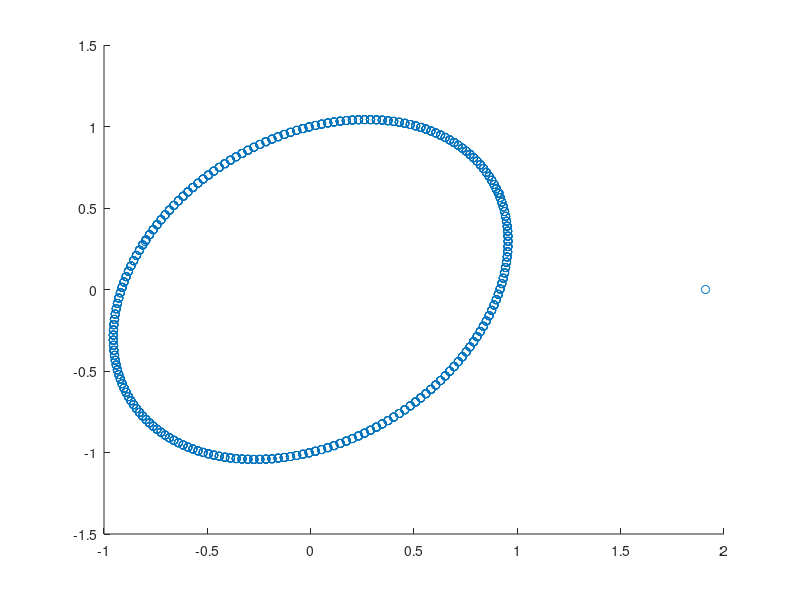
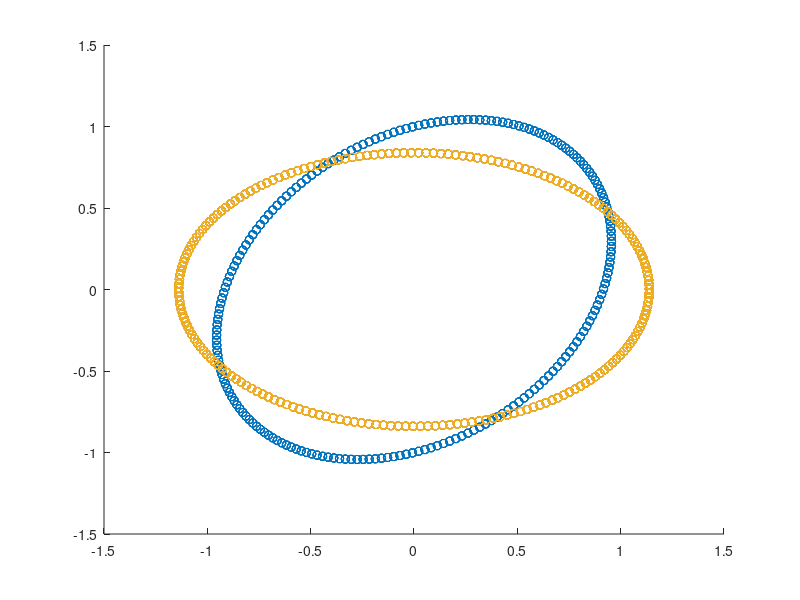

MATLAB code to generate these figures, in order:
% Frequency of source
freq = 2000;

% Sampling rate
samp_rate = 39.8e3;

% Analong over sample rate
OSR = 16;

% Determine sample rate of simulation
sim_rate = samp_rate*OSR;

% Number of received samples
N = 1024;

% Time axis for simulation data
n = 0:(N*OSR-1);

% Create transmitted signal
x = exp(1i*2*pi*freq/sim_rate*n);

% I/Q Magnitude Imbalance
eps = 0;

% I/Q Phase Imbalance
phi = 0.3 %pi/4; %3*pi/16 + pi;

% Carrier Frequency
fc = 0.3;

% Mix signal to carrier frequency
tx_sig = real(x)*(1+eps).*cos(2*pi*fc*n+phi)-imag(x).*sin(2*pi*fc*n);

% Arbitrary Scale Factor to Simplify Math
tx_sig = tx_sig*2;

% Mix and LPF signal
rx_sig = tx_sig.*exp(-1i*2*pi*fc*n);
h = fir1(31,fc);
rx_sig = filtfilt(h,1,rx_sig);

% Decimate to get back to sampled signal
rx_sig = rx_sig(1:OSR:end);

% Create plot of constellation
figure(1); clf;
scatter(real(rx_sig),imag(rx_sig));
% xlim([-1.5 1.5])
% ylim([-1.5 1.5])

% Generate received signal based on formulas stated in homework submission
ar = (1+eps)*cos(phi);
ai = 1i*(1+eps)*sin(phi)+1;
ai_mag = abs(ai);
ai_phase = angle(ai);
f = freq/samp_rate;
x = ar*cos(2*pi*f*(0:999)) + 1i*ai_mag*sin(2*pi*f*(0:999)+ai_phase);

% Create scatter plot with received signal
figure(2); clf;
scatter(real(x),imag(x))
hold on;

% Show form in problem is mathematically equivalent
ai_mag = sqrt(1+(1+eps)^2*sin(phi)^2);
ai_phase = atan((1+eps)*sin(phi));
% x = ar*cos(2*pi*f*(0:999)) + 1i*ai_mag*sin(2*pi*f*(0:999)+ai_phase);
% theta = phi/2+pi/4-3*pi/2
% 0.5*atan2(sin(2*phi),(cos(2*phi)-1))]
n = mod(round(mod(phi/(2*pi),1)*4),4)
% if n == 2
%     n = 0;
% end
n = 0
theta = 0.5*atan(((1+eps)^2*sin(2*phi))/((1+eps)^2*cos(2*phi)-1)) + n*pi/2;
theta = phi/2 + pi/4;
% if (sign(cos(theta)) ~= sign(cos(phi-theta)))
%     error('Bad Rotation Angle');
% end
% theta/pi
t = 0:999;
a1_mag = sqrt((1+eps)^2*cos(phi-theta)^2+sin(theta)^2);
a2_mag = sqrt((1+eps)^2*sin(phi-theta)^2+cos(theta)^2);
a1_phase = atan2(-sin(theta),(1+eps)*cos(phi-theta))
a2_phase = atan2((1+eps)*sin(phi-theta),cos(theta))
x = a1_mag*cos(2*pi*f*t+a1_phase) + 1i*a2_mag*sin(2*pi*f*t+a2_phase);
% x = x*exp(1i*theta);
% x = sqrt(1+2*(1+eps)*cos*cos(phi-theta)*cos(2*pi*f*(0:999))+
scatter(real(x),imag(x))
% xlim([-1.5 1.5])
% ylim([-1.5 1.5])
% x = a1_mag*cos(2*pi*f*t+a1_phase) + 1i*a2_mag*sin(2*pi*f*t+a1_phase);
scatter(real(x),imag(x))
